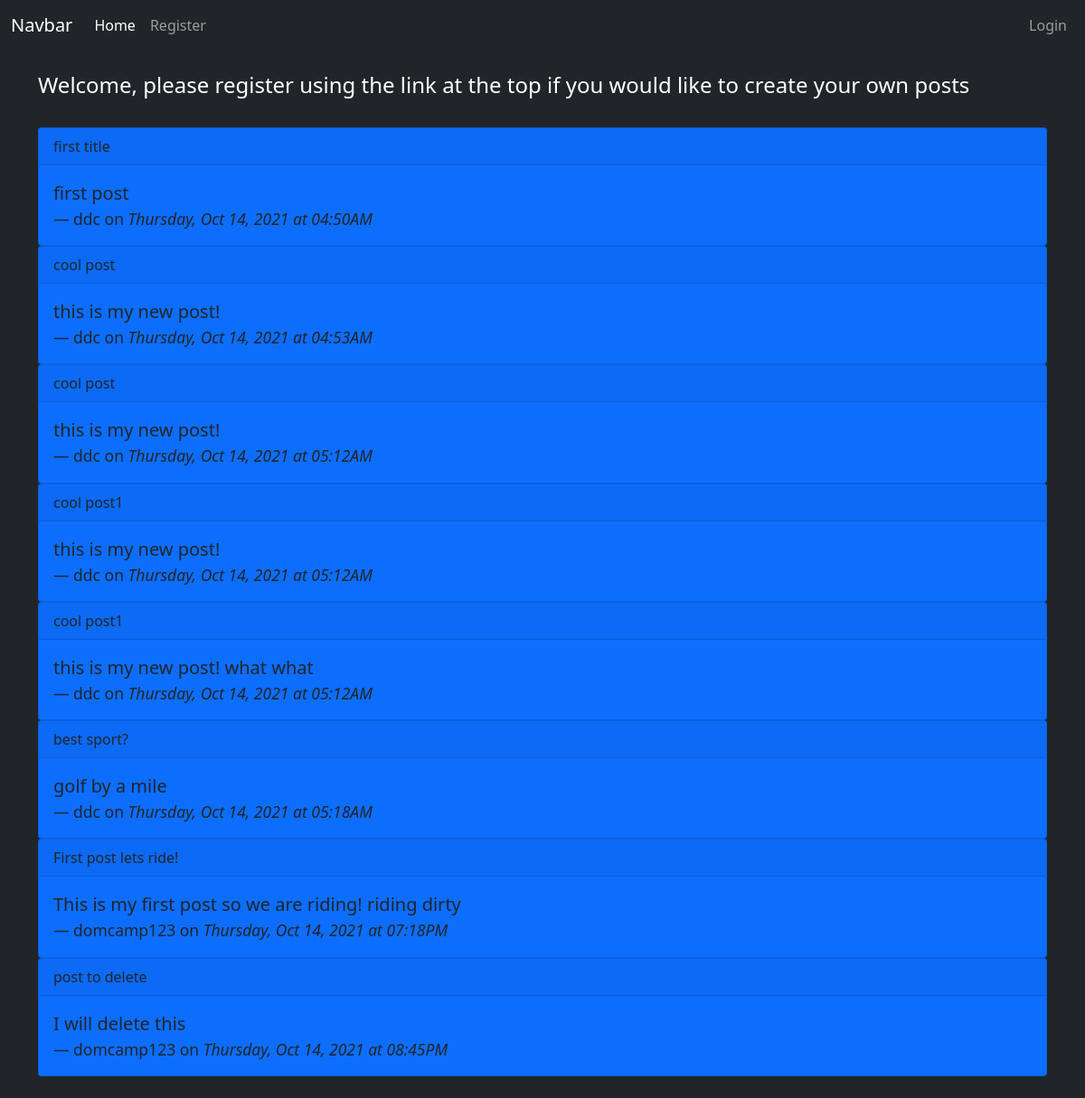
Before: / with the older database file.
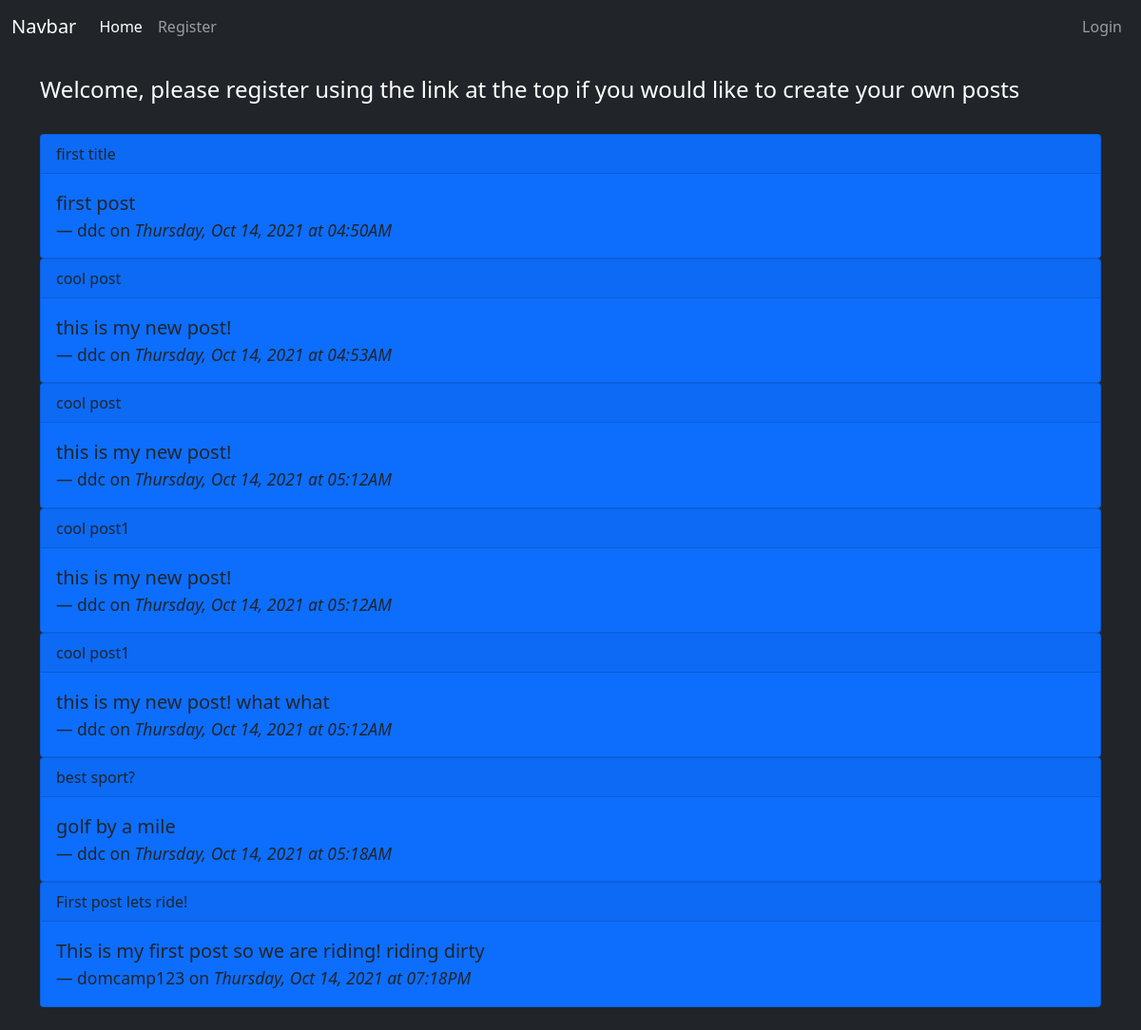
After: the same page with the newer database file.
### app/models.py (models this page shows, shortened)
class Post(db.Model):
    id = db.Column(db.Integer, primary_key=True)
    title = db.Column(db.String(200))
    content = db.Column(db.String(300))
    date_created = db.Column(db.DateTime, nullable=False, default=datetime.utcnow)
    user_id = db.Column(db.Integer, db.ForeignKey('user.id'), nullable=False)

class User(db.Model, UserMixin):
    id = db.Column(db.Integer, primary_key=True)
    username = db.Column(db.String(150), nullable=False, unique=True)
    email = db.Column(db.String(150), nullable=False, unique=True)
    password = db.Column(db.String(256), nullable=False)
    posts = db.relationship('Post', backref='author', lazy=True)

### app/routes.py (the view)
@app.route('/')
def index():
    title = 'Coding Temple Flask'
    posts = Post.query.all()
    return render_template('index.html', title=title, posts=posts)

### app/templates/index.html (shortened to what this page needs)
{% extends 'base.html' %}
{% block content %}
{% if current_user.is_authenticated %}
<h4>Welcome {{ current_user.username }}</h4>
{% else %}
<h4>Welcome, please register using the link at the top if you would like to create your own posts</h4>
{% endif %}
{% for p in posts %}
    <div class="card bg-primary text-dark">
        <div class="card-header">
        {{ p.title }}
        </div>
        <div class="card-body">
        <blockquote class="blockquote mb-0">
            <p>{{ p.content }}</p>
            <footer class="blockquote-footer text-dark">{{ p.author.username }} on <cite title="Source Title">
                {{ p.date_created.strftime('%A, %b %d, %Y at %I:%M%p') }}
            </cite></footer>
        </blockquote>
        </div>
    </div>
{% endfor %}
{% endblock %}

Changed rows visible on the page:
removed Post: title "post to delete", content "I will delete this", author.username "domcamp123", date_created "Thursday, Oct 14, 2021 at 08:45PM"
